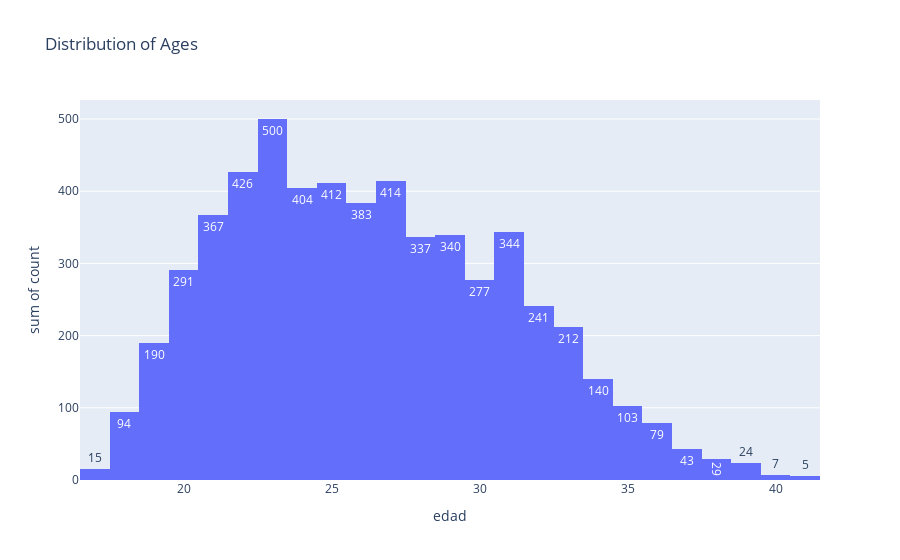

Here is the notebook cell this chart was saved with:
### Code cell
px.histogram(
  data_frame= fp_edad,
  x = 'edad',
  y = 'count',
  nbins= 25,
  # color= 'pais',  
  title = 'Distribution of Ages',
  text_auto= 'count'
  # labels= {
  #     'edad': 'Age',
  #     'count': 'No. of Players'
  # }
 )

### Figure 1 — Plotly figure (JSON) as saved in the notebook; plotly's stock layout.template omitted (floating-point values rounded to 4 significant figures; data arrays with more than 128 entries replaced by an {"elided": "..."} marker saying what was removed)
{"data": [{"bingroup": "x", "histfunc": "sum", "hovertemplate": "edad=%{x}<br>sum of count=%{y}<extra></extra>", "legendgroup": "", "marker": {"color": "#636efa", "pattern": {"shape": ""}}, "name": "", "nbinsx": 25, "orientation": "v", "showlegend": false, "texttemplate": "%{value:count}", "type": "histogram", "x": {"elided": "1256 int values"}, "xaxis": "x", "y": {"elided": "1256 int values"}, "yaxis": "y"}], "layout": {"barmode": "relative", "legend": {"tracegroupgap": 0}, "title": {"text": "Distribution of Ages"}, "xaxis": {"anchor": "y", "domain": [0, 1], "title": {"text": "edad"}}, "yaxis": {"anchor": "x", "domain": [0, 1], "title": {"text": "sum of count"}}}}
